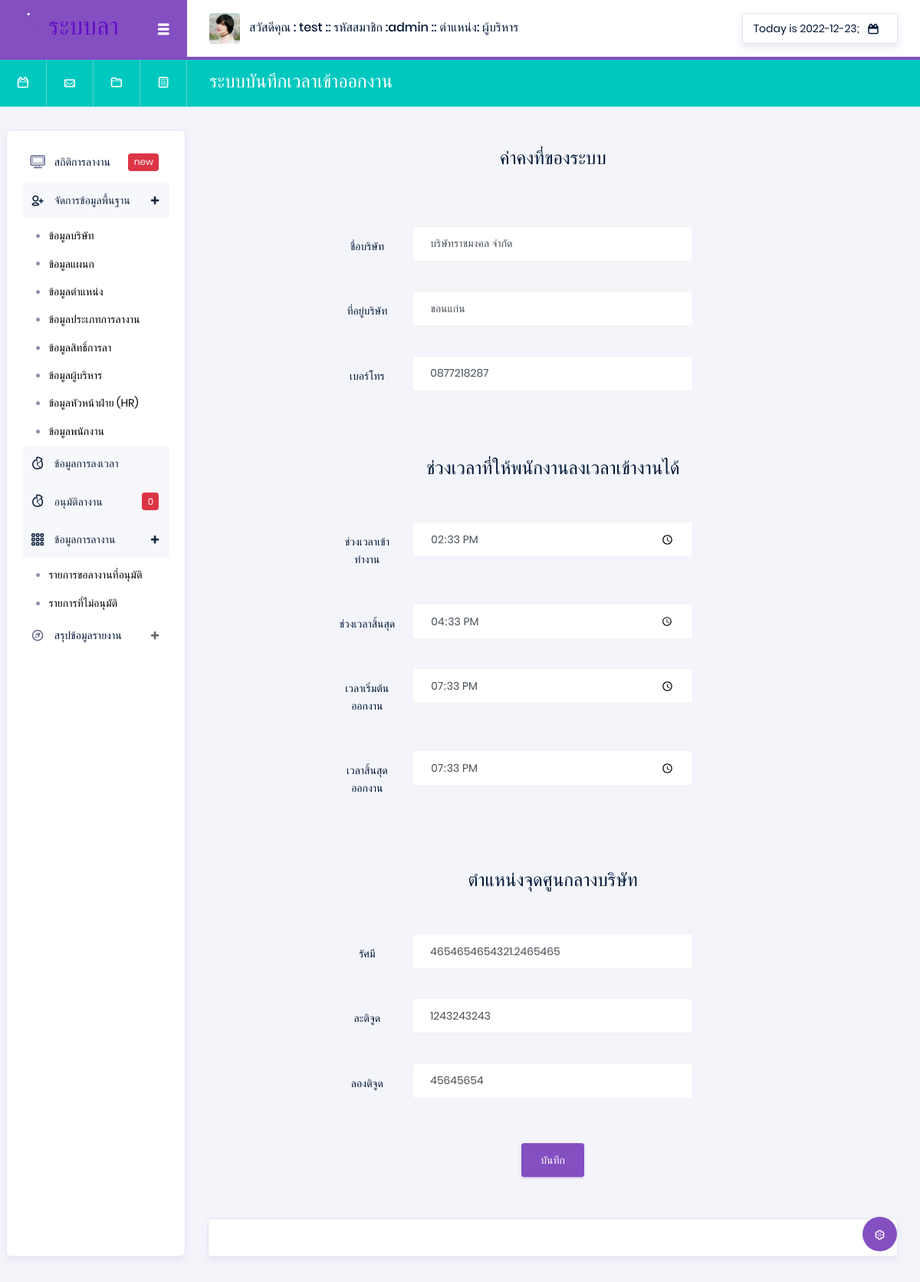
Page /index.php?p=constant (signed in) on the committed database.
### tables this page shows
CREATE TABLE `position` (
  `Pos_id` varchar(13) NOT NULL,
  `Pos_name` varchar(50) NOT NULL
);

CREATE TABLE `constant` (
  `Stytem_No` int(10) NOT NULL,
  `Stytem_name` text NOT NULL,
  `Stytem_address` varchar(200) NOT NULL,
  `Stytem_tel` varchar(10) NOT NULL,
  `Stytem_radius` varchar(100) NOT NULL,
  `System_latitude` varchar(100) NOT NULL,
  `System_longitude` varchar(100) NOT NULL,
  `System_period` varchar(100) NOT NULL,
  `System_timeoff` varchar(100) NOT NULL,
  `Stytem_starttime` varchar(100) NOT NULL,
  `Stytem_endtime` varchar(100) NOT NULL
);

### api/showData.php (called while the page is built, shortened)
<?php
$Pos_id = $_SESSION['Pos_id'];
@$ShowPosition = "SELECT * FROM position WHERE  Pos_id =  '$Pos_id' ";
@$SQLShowPosition = mysqli_query($con, $ShowPosition) or die("Error in query: $ShowPosition ");
while ($Showposition = mysqli_fetch_array($SQLShowPosition)) {
    @$Pos_name = $Showposition['Pos_name'];
}

### pages/system/constant.php (the view, shortened to what this page needs)
<div class="main-panel">
    <div class="content-wrapper">
        <?php
        @$constant = "SELECT * FROM constant  ";
        @$Sqlconstant = mysqli_query($con, $constant) or die("Error in query: $constant ");
        while ($ShowSqlconstant = mysqli_fetch_array($Sqlconstant)) {
            $Stytem_name =   $ShowSqlconstant['Stytem_name'];
            $Stytem_address =   $ShowSqlconstant['Stytem_address'];
            $Stytem_tel =   $ShowSqlconstant['Stytem_tel'];
            $Stytem_radius =   $ShowSqlconstant['Stytem_radius'];
            $System_latitude =   $ShowSqlconstant['System_latitude'];
            $System_longitude =   $ShowSqlconstant['System_longitude'];
            $System_period =   $ShowSqlconstant['System_period'];
            $System_timeoff =   $ShowSqlconstant['System_timeoff'];
            $Stytem_starttime =   $ShowSqlconstant['Stytem_starttime'];
            $Stytem_endtime =   $ShowSqlconstant['Stytem_endtime'];
        }
        ?>
        <center>
            <br>
            <h4>ค่าคงที่ของระบบ </h4>
            <br>
            <div class="card-body col-md-8">
                <form class="forms-sample" action="./api/api_system.php" method="POST">
                    <div class="form-group row">
                        <label for="inputEmail3" class="col-sm-2 col-form-label">ชื่อบริษัท</label>
                        <div class="col-sm-8">
                            <input type="text" class="form-control" name="Stytem_name" id="Stytem_name" value="<?php echo $Stytem_name; ?>" placeholder="ชื่อบริษัท" required>
                        </div>
                    </div>
                    <div class="form-group row">
                        <label class="col-sm-2 col-form-label" for="exampleInputUsername1">ที่อยู่บริษัท</label>
                        <div class="col-sm-8">
                            <input type="text" class="form-control" name="Stytem_address" id="Stytem_address" value="<?php echo $Stytem_address; ?>" placeholder="ที่อยู่บริษัท" required>
                        </div>
                    </div>
                    <div class="form-group row">
                        <label class="col-sm-2 col-form-label" for="exampleInputUsername1">เบอร์โทร</label>
                        <div class="col-sm-8">
                            <input type="text" class="form-control" name="Stytem_tel" id="Stytem_tel" value="<?php echo $Stytem_tel; ?>" placeholder="เบอร์โทร" min="100000000" max="9999999999" required>
                        </div>
                    </div>
                    <br><br>
                    <h4>ช่วงเวลาที่ให้พนักงานลงเวลาเข้างานได้ </h4>
                    <br><br>
                    <div class="form-group row">
                        <label class="col-sm-2 col-form-label" for="exampleInputUsername1">ช่วงเวลาเข้าทำงาน</label>
                        <div class="col-sm-8">
                            <input type="time" class="form-control" name="System_period" id="System_period" value="<?php echo $System_period; ?>" placeholder="เวลาเข้างาน" required>
                        </div>
                    </div>
                    <div class="form-group row">
                        <label class="col-sm-2 col-form-label" for="exampleInputUsername1">ช่วงเวลาสิ้นสุด</label>
                        <div class="col-sm-8">
                            <input type="time" class="form-control" name="System_timeoff" id="System_timeoff" value="<?php echo $System_timeoff; ?>" placeholder="เวลาออกงาน" required>
                        </div>
                    </div>
                    <div class="form-group row">
                        <label class="col-sm-2 col-form-label" for="exampleInputUsername1">เวลาเริ่มต้นออกงาน</label>
                        <div class="col-sm-8">
                            <input type="time" class="form-control" name="Stytem_starttime" id="Stytem_starttime" value="<?php echo $Stytem_starttime; ?>" placeholder="เวลาเข้างาน" required>
                        </div>
                    </div>
                    <div class="form-group row">
                        <label class="col-sm-2 col-form-label" for="exampleInputUsername1">เวลาสิ้นสุดออกงาน</label>
                        <div class="col-sm-8">
                            <input type="time" class="form-control" name="Stytem_endtime" id="Stytem_endtime" value="<?php echo $Stytem_endtime; ?>" placeholder="เวลาออกงาน" required>
                        </div>
                    </div>
                    <br><br>
                    <h4>ตำแหน่งจุดศูนกลางบริษัท </h4>
                    <br><br>
                    <div class="form-group row">
                        <label class="col-sm-2 col-form-label" class="col-sm-2 col-form-label" for="exampleInputUsername1">รัศมี</label>
                        <div class="col-sm-8">
                            <input type="text" class="form-control" name="Stytem_radius" id="Stytem_radius" value="<?php echo $Stytem_radius; ?>" placeholder="ตำแหน่งรัติจุ" required>
                        </div>
                    </div>
                    <div class="form-group row">
                        <label class="col-sm-2 col-form-label" for="exampleInputUsername1">ละติจูด</label>
                        <div class="col-sm-8">
                            <input type="text" class="form-control" name="System_latitude" id="System_latitude" value="<?php echo $System_latitude; ?>" placeholder="ตำแหน่งรัติจุ" required>
                        </div>
                    </div>
                    <div class="form-group row">
                        <label class="col-sm-2 col-form-label" for="exampleInputUsername1">ลองติจูด</label>
                        <div class="col-sm-8">
                            <input type="text" class="form-control" name="System_longitude" id="System_longitude" value="<?php echo $System_longitude; ?>" placeholder="ตำแหน่งรัติจุ" required>
                        </div>
                    </div>
            </div>
            <button type="submit" class="btn btn-primary" id="buttonY">บันทึก </button>
    </div>
    <br>
    <footer class="footer">
        <div class="card">
            <div class="card-body">
            </div>
    </footer>
</div>

### Head.php (shortened to what this page needs)
<nav class="navbar col-lg-12 col-12 p-0 fixed-top d-flex flex-row">
  <div class="navbar-brand-wrapper d-flex justify-content-center">
    <div class="navbar-brand-inner-wrapper d-flex justify-content-between align-items-center w-100">
      <a class="navbar-brand brand-logo" href="#"><img src="images/logo-dark11.svg" alt="logo" /></a>
      <button class="navbar-toggler navbar-toggler align-self-center" type="button" data-toggle="minimize">
        <span class="typcn typcn-th-menu"></span>
      </button>
    </div>
  </div>
  <div class="navbar-menu-wrapper d-flex align-items-center justify-content-end">
    <ul class="navbar-nav mr-lg-2">
      <li class="nav-item nav-profile dropdown">
        <a class="nav-link" href="#" data-toggle="dropdown" id="profileDropdown">
          <img src="images/faces/face5.jpg" alt="profile" />
          <span class="nav-profile-name">
            สวัสดีคุณ : <?php echo $_SESSION['Emp_name']; ?>
            :: รหัสสมาชิก :<?php echo $_SESSION['Emp_id']; ?>
            :: ตำแหน่ง: <?php echo $Pos_name; ?> </span>
        </a>
      </li>
    </ul>
    <ul class="navbar-nav navbar-nav-right">
      <li class="nav-item nav-date dropdown">
        <a class="nav-link d-flex justify-content-center align-items-center" href="javascript:;">
          <h6 class="date mb-0"> <?php echo "Today is " . date("Y-m-d") ?>;</h6>
          <i class="typcn typcn-calendar"></i>
        </a>
      </li>
    </ul>
  </div>
</nav>
<nav class="navbar-breadcrumb col-xl-12 col-12 d-flex flex-row p-0">
  <div class="navbar-links-wrapper d-flex align-items-stretch">
    <div class="nav-link">
      <a href="javascript:;"><i class="typcn typcn-calendar-outline"></i></a>
    </div>
    <div class="nav-link">
      <a href="javascript:;"><i class="typcn typcn-mail"></i></a>
    </div>
    <div class="nav-link">
      <a href="javascript:;"><i class="typcn typcn-folder"></i></a>
    </div>
    <div class="nav-link">
      <a href="javascript:;"><i class="typcn typcn-document-text"></i></a>
    </div>
  </div>
  <div class="navbar-menu-wrapper d-flex align-items-center justify-content-end">
    <ul class="navbar-nav mr-lg-2">
      <li class="nav-item ml-0">
        <h4 class="mb-0">ระบบบันทึกเวลาเข้าออกงาน </h4>
      </li>
    </ul>
  </div>
</nav>
<div class="container-fluid page-body-wrapper">
  <div class="theme-setting-wrapper">
    <div id="settings-trigger"><i class="typcn typcn-cog-outline"></i></div>
  </div>

### rows in the picture
position: Pos_name "ผู้บริหาร"
constant: Stytem_name "บริษัทราชมงคล จำกัด", Stytem_address "ขอนแก่น", Stytem_tel "0877218287", System_period "14:33", System_timeoff "16:33", Stytem_starttime "19:33", Stytem_endtime "19:33", Stytem_radius "4654654654321.2465465", System_latitude "1243243243", System_longitude "45645654"

### other values in the picture
$_SESSION['Emp_name'] "test"
$_SESSION['Emp_id'] "admin"
$numd "0"
